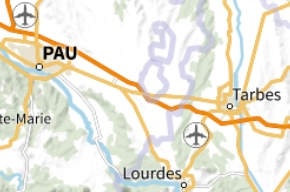
#> input picture data/test_maps/1.jpg, 290 x 192 px, found by its file name; its folder holds only this picture in this run
$ python quad_tree_clutter.py
#> lines starting #> are read from the running program, lines starting #| are printed output that depends on the picture; long printed decimals are rounded
### clutter/quad_tree_leaf.py
class quad_tree_leaf:

    line1=0
    column1=0
    leaf_height=0
    leaf_width=0
    initial_image = None
    parent=None
    childs=[]
    depth = 0

    def __init__(self, line, column, height, width, image, parent):
        self.line1 = line
        self.column1 = column
        self.leaf_height = height
        self.leaf_width = width
        self.initial_image = image
        self.parent = parent
        if (parent != None):
            self.depth = parent.depth + 1

    def addChild(self, child):
        self.childs.append(child)

    def hasChild(self):
        if(len(self.childs)==0):
            return False
        return True

### clutter/quad_tree_clutter.py
import argparse
from os import listdir
from os.path import isfile, join, abspath
from skimage import io, img_as_ubyte
from skimage.filters import gaussian
from skimage.color import rgb2gray
from quad_tree_leaf import quad_tree_leaf
import cv2
from pathlib import Path
import math

def quad_tree_clutter(opt):
    directory = abspath(opt.test_images)
    files = [f for f in listdir(directory) if isfile(join(directory, f))]

    result = []
    for file in files:
        print(file)
        clutter = quad_tree_clutter_image(file,directory,opt.threshold,opt.sigma,opt.submit,opt.save_flag,opt.heatmap)
        result.append((file,clutter))

    return result

def quad_tree_clutter_image(path, directory, threshold, sigma, output_path, save, heatmap):
#> called with path = '1.jpg', directory = 'clutter/data/test_maps', threshold = 0.03, sigma = 0.3, output_path = './data/clutter_results', save = True, heatmap = True
    map = io.imread(join(directory, path))
#> map is the input picture: shape (192, 290, 3); mean R, G, B 233.5, 230.1, 217.6
    grayscale = rgb2gray(map)
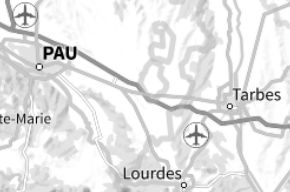
#> grayscale: shape (192, 290) float64; min 0, max 1, mean 0.902
    smoothed = gaussian(grayscale,sigma)
    height = smoothed.shape[0]
#> height = 192
    width = smoothed.shape[1]
#> width = 290
    root = quad_tree_leaf(0,0,height,width,smoothed,None)
    quadtree= compute_quad_tree(root,threshold)
#> quadtree = 12737 items
    print(len(quadtree))
#| 12737

    if(save==True):
        # create clutter image
        clutter_map = io.imread(join(directory, path))
        for leaf in quadtree:
            if(leaf.hasChild()==False):
                cv2.rectangle(clutter_map,(leaf.column1,leaf.line1),(leaf.column1+leaf.leaf_width,leaf.line1+leaf.leaf_height),(0,0,0))
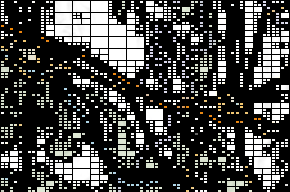
#> clutter_map: shape (192, 290, 3); mean R, G, B 71.1, 71.1, 69.6
        # create file path
        filename = Path(path).stem +'_clutter.png'
        filepath = join(output_path,filename)
        # save image
        io.imsave(filepath,clutter_map)

    if(heatmap==True):
        heatmap = rgb2gray(io.imread(join(directory, path)))
        x = smoothed.shape[0]
#> x = 192
        y = smoothed.shape[1]
#> y = 290
        maxshape = max(x,y)
#> maxshape = 290
        for leaf in quadtree:
            if(leaf.hasChild()==False):
                for i in range(leaf.line1,leaf.line1+leaf.leaf_height):
                    for j in range(leaf.column1,leaf.column1+leaf.leaf_width):
                        heatmap[i,j] = math.floor(256*leaf.depth/(maxshape*0.5))
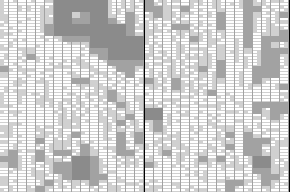
#> heatmap: shape (192, 290) float64; min 1, max 12, mean 9.86; drawn with min black and max white
        # create file path
        filename = Path(path).stem +'_clutter_heatmap.png'
        filepath = join(output_path,filename)
        # save image
        io.imsave(filepath,heatmap)

    # compute clutter value
    clutter = 0
    for leaf in quadtree:
        if(leaf.hasChild()==False):
            clutter += 1
#> after the loop, clutter = 12737

    return (clutter-1)/(width*height)

def compute_quad_tree(root,threshold):
    leaves= []
    leaves.append(root)
    stack = []
    stack.append(root)
    while(len(stack)!=0):
        leaf = stack.pop()
        divide_leaf(leaf,leaves,stack,threshold)

    return leaves

def divide_leaf(leaf, leaves, stack, threshold):
    divided=False
    for col in range(leaf.column1+1,leaf.column1+leaf.leaf_width-1):
        for line in range(leaf.line1+1,leaf.line1+leaf.leaf_height-1):
            # check if pixel (col,line) is different from its neighbours
            pixel = leaf.initial_image[line,col]
            left = leaf.initial_image[line,col-1]
            right = leaf.initial_image[line,col+1]
            above = leaf.initial_image[line-1,col]
            below = leaf.initial_image[line+1,col]
            if (abs(pixel-left)>threshold) or (abs(pixel-right)>threshold) or (abs(pixel-below)>threshold) or (abs(pixel-above)>threshold):
                # create four new leaves
                width = math.floor(leaf.leaf_width/2)
                height = math.floor(leaf.leaf_height/2)
                leaf1 = quad_tree_leaf(leaf.line1,leaf.column1, height, width, leaf.initial_image, leaf)
                leaf2 = quad_tree_leaf(leaf.line1+height, leaf.column1, height, width, leaf.initial_image, leaf)
                leaf3 = quad_tree_leaf(leaf.line1,leaf.column1 + width, height, width, leaf.initial_image, leaf)
                leaf4 = quad_tree_leaf(leaf.line1 + height,leaf.column1 + width, height, width, leaf.initial_image, leaf)
                # update the list of leaves
                leaves.append(leaf1)
                leaves.append(leaf2)
                leaves.append(leaf3)
                leaves.append(leaf4)
                # put the new leaves in the stack
                stack.append(leaf1)
                stack.append(leaf2)
                stack.append(leaf3)
                stack.append(leaf4)
                divided = True
                break

        if(divided==True):
            break


if __name__ == '__main__':
    parser = argparse.ArgumentParser(description='Quad-tree clutter analysis')
    parser.add_argument('--test_images', type=str, default='./data/test_maps', help='path to images to analyse')
    parser.add_argument('--submit', type=str, default='./data/clutter_results', help='path to save results')
    parser.add_argument('--threshold', type=float, default=0.03, help='quad tree threshold')
    parser.add_argument('--sigma', type=float, default=0.3, help='sigma value for the Gaussian filter')
    parser.add_argument('--save_flag', type=bool, default=True, help='save clutter maps or not')
    parser.add_argument('--heatmap', type=bool, default=True, help='save clutter heatmaps or not')

    opt = parser.parse_args()

    result = quad_tree_clutter(opt)
#> in quad_tree_clutter, `clutter = quad_tree_clutter_image(file,directory,opt.threshold,opt.sig..`: clutter = 0.229
#> result = [('1.jpg', 0.229)]
    print(result)
#| [('1.jpg', 0.2287)]

$ run again, on data/test_maps/5.jpg
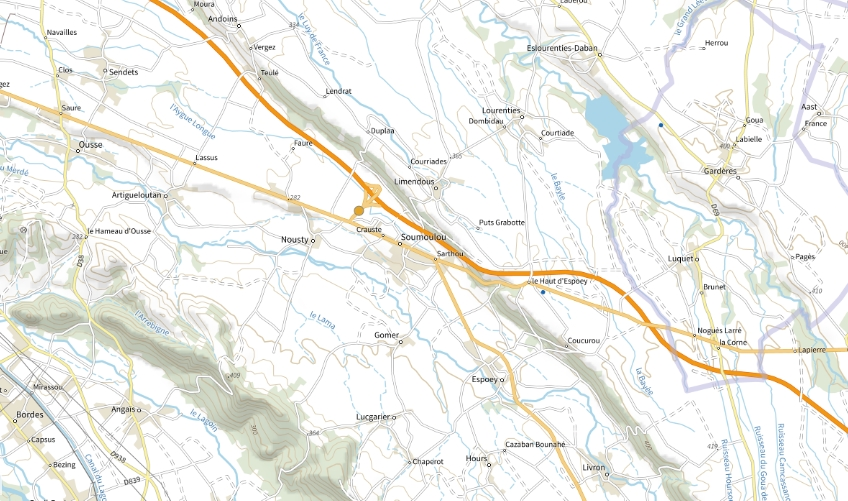
#> input picture data/test_maps/5.jpg, 848 x 501 px, found by its file name
#> in quad_tree_clutter_image, map is the input picture: shape (501, 848, 3); mean R, G, B 239, 239.3, 234.5
#> quadtree = 61637 items
#| 61637
#> after the loop in quad_tree_clutter_image, `for leaf in quadtree:`:
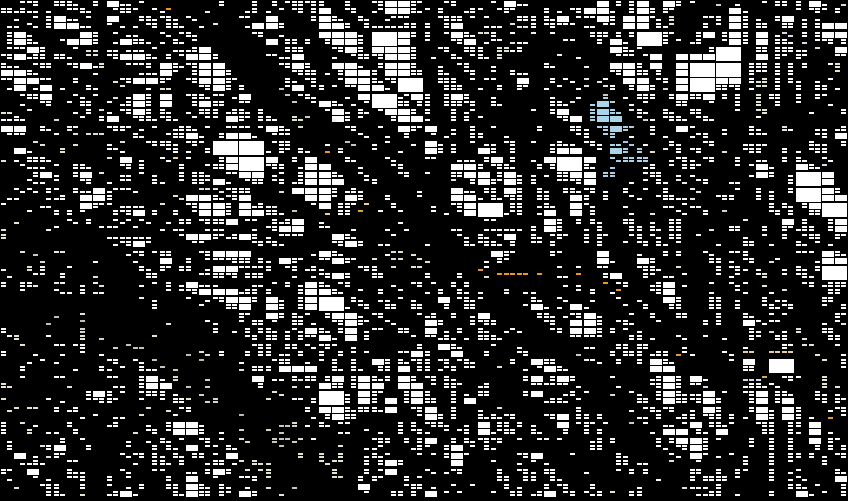
#> clutter_map: shape (501, 848, 3); mean R, G, B 45.3, 45.4, 45.3
#> after the loop in quad_tree_clutter_image, `for leaf in quadtree:`:
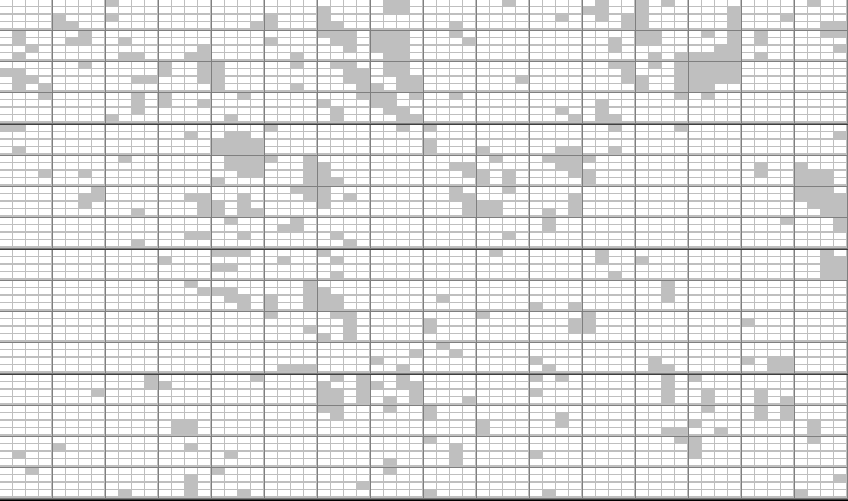
#> heatmap: shape (501, 848) float64; min 0, max 4, mean 3.54; drawn with min black and max white
#> after the loop in quad_tree_clutter_image, `for leaf in quadtree:`: clutter = 61637
#> in quad_tree_clutter, `clutter = quad_tree_clutter_image(file,directory,opt.threshold,opt.sig..`: clutter = 0.145
#> result = [('5.jpg', 0.145)]
#| [('5.jpg', 0.1451)]

$ run again, on data/test_maps/6.jpg
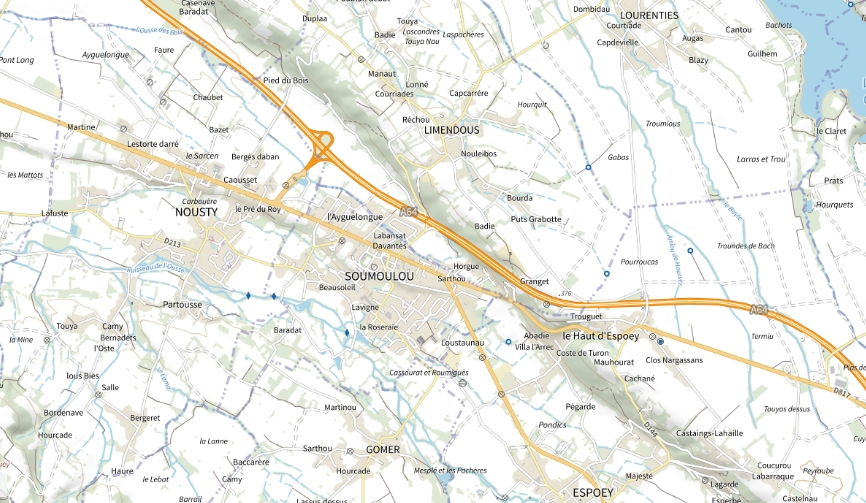
#> input picture data/test_maps/6.jpg, 866 x 503 px, found by its file name
#> in quad_tree_clutter_image, map is the input picture: shape (503, 866, 3); mean R, G, B 235.6, 236.4, 231.2
#> quadtree = 59293 items
#| 59293
#> after the loop in quad_tree_clutter_image, `for leaf in quadtree:`:
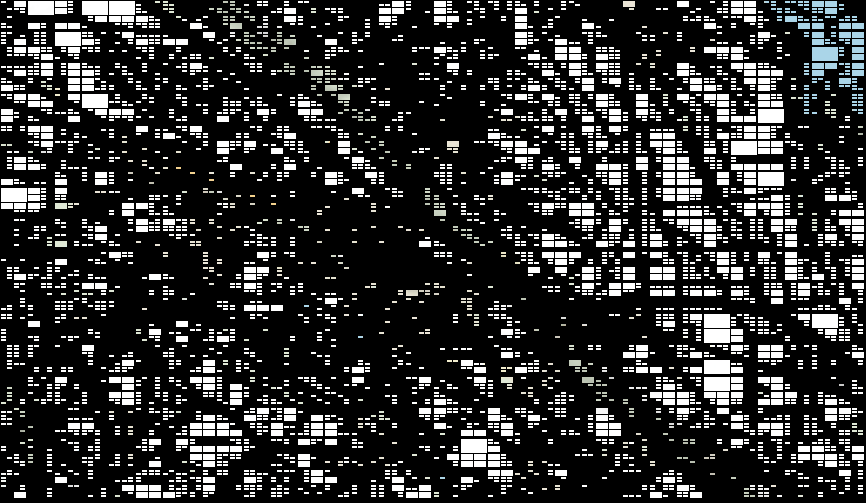
#> clutter_map: shape (503, 866, 3); mean R, G, B 48.5, 48.8, 48.7
#> after the loop in quad_tree_clutter_image, `for leaf in quadtree:`:
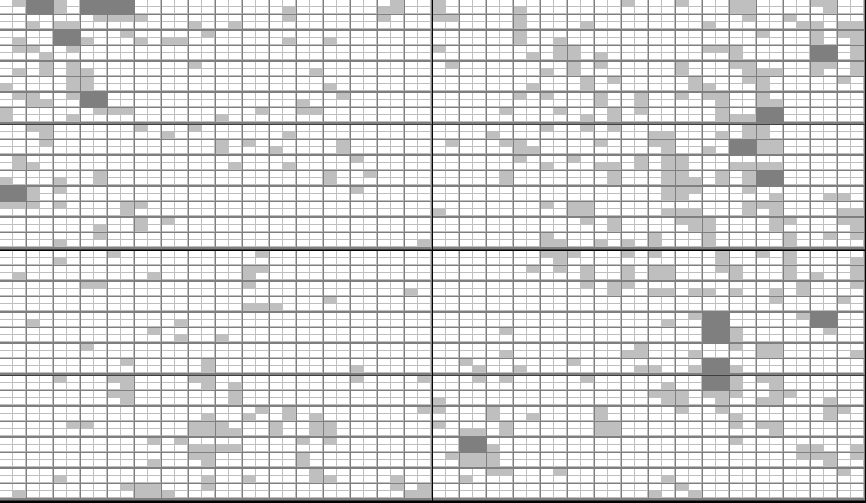
#> heatmap: shape (503, 866) float64; min 0, max 4, mean 3.39; drawn with min black and max white
#> after the loop in quad_tree_clutter_image, `for leaf in quadtree:`: clutter = 59293
#> in quad_tree_clutter, `clutter = quad_tree_clutter_image(file,directory,opt.threshold,opt.sig..`: clutter = 0.136
#> result = [('6.jpg', 0.136)]
#| [('6.jpg', 0.1361)]

$ run again, on data/test_maps/2.jpg
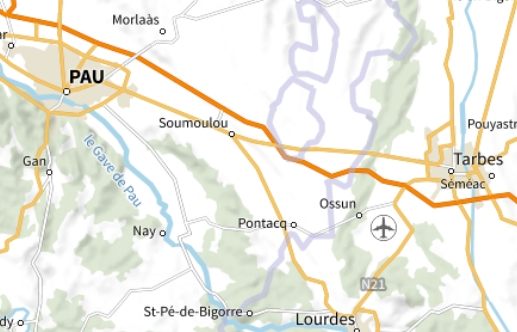
#> input picture data/test_maps/2.jpg, 517 x 332 px, found by its file name
#> in quad_tree_clutter_image, map is the input picture: shape (332, 517, 3); mean R, G, B 236.4, 234.9, 225.3
#> quadtree = 13705 items
#| 13705
#> after the loop in quad_tree_clutter_image, `for leaf in quadtree:`:
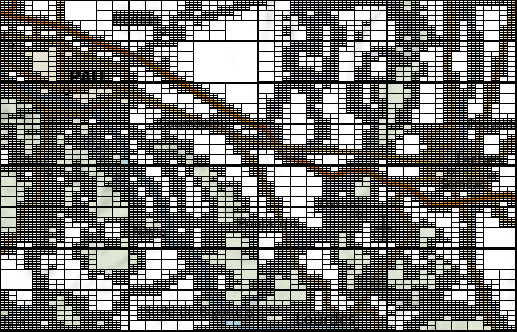
#> clutter_map: shape (332, 517, 3); mean R, G, B 117.2, 117.1, 113.6
#> after the loop in quad_tree_clutter_image, `for leaf in quadtree:`:
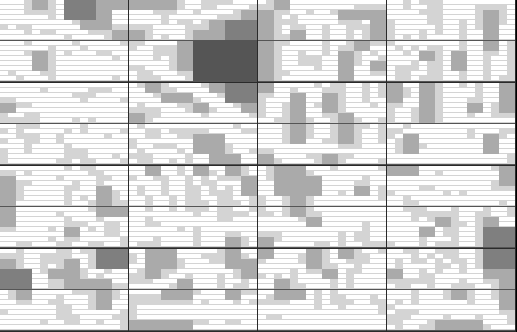
#> heatmap: shape (332, 517) float64; min 0, max 6, mean 5.01; drawn with min black and max white
#> after the loop in quad_tree_clutter_image, `for leaf in quadtree:`: clutter = 13705
#> in quad_tree_clutter, `clutter = quad_tree_clutter_image(file,directory,opt.threshold,opt.sig..`: clutter = 0.0798
#> result = [('2.jpg', 0.0798)]
#| [('2.jpg', 0.07984)]
